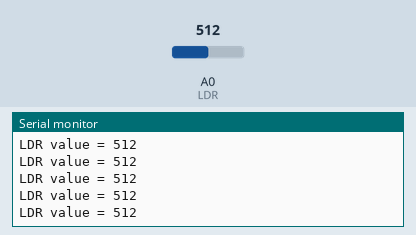
Simulated run of this sketch. Board: Arduino Uno, built with avr-gcc and run on an emulated ATmega328P. Shown: the last lines printed to the serial monitor. The inputs (shaded band) are chosen by the test bench; at power-on: A0 (LDR) = 512.

Above: at 1.2 s.
1.3 s: A0 (LDR) set to 716
At 1.31 s:
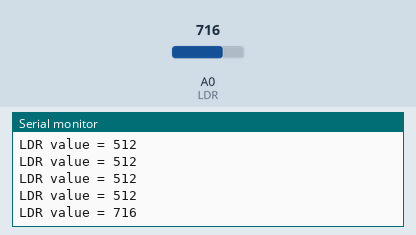
2.8 s: A0 (LDR) set to 900
At 2.82 s:
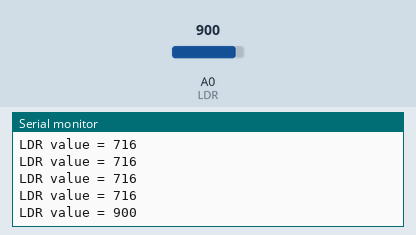
Timing chart, 0 to 5.8 s (numbered marks = the images above; inputs shaded):
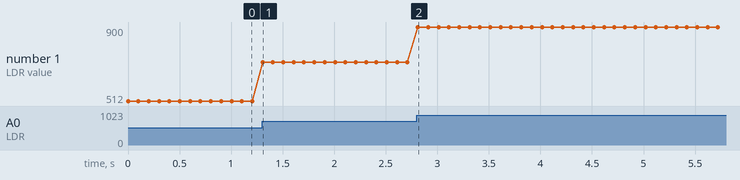

The sketch:

exercise_5_ldr.ino
```cpp
/*
  HES Workshop Series by HackerSchool - Arduino
  Exercise 5 - LDR - Light Dependant Resistor
  Reads the value of an LDR sensor and prints it to the Serial Monitor
*/

#define LDR 0 // Analog 1

int sensor_value;        // Value read from the LDR

void setup() {
  Serial.begin(9600);
  pinMode(LDR, INPUT);
}

void loop() {

  // Read the analog in value
  // analogRead has 10 bit resolution: value from 0 to 1023
  sensor_value = analogRead(LDR);

  // Debug print
  Serial.print("LDR value = " );
  Serial.println(sensor_value);

  delay(100);
}
```

Measured:
- after the input at 1.3 s, the serial monitor: prints a new line at once (image 1)
- after the input at 2.8 s, the serial monitor: prints a new line at once (image 2)
- plotted number 1: 512 → 716 after the input at 1.3 s, 716 → 900 after the input at 2.8 s
